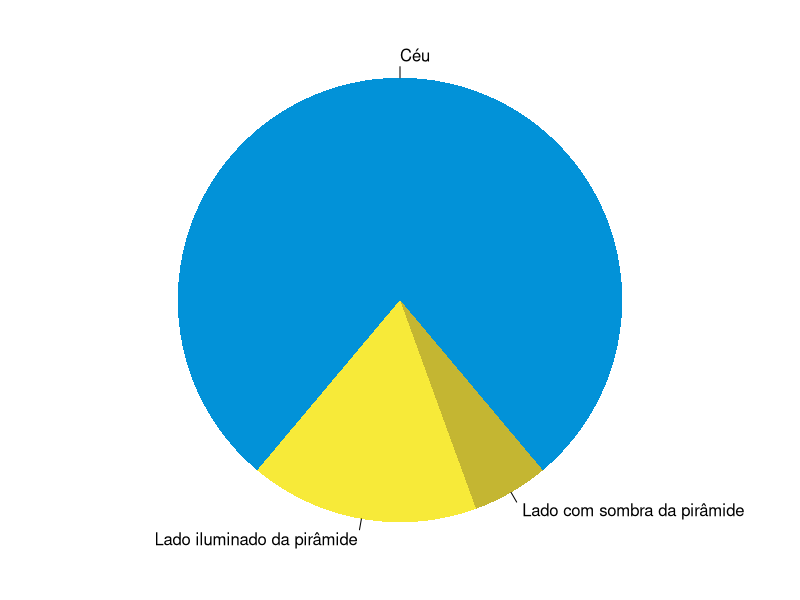

The R script that drew this image:
## ---- chunk 1
par(mar = c(0, 1, 0, 1))
pie(
  c(280, 60, 20),
  c('Céu', 'Lado iluminado da pirâmide', 'Lado com sombra da pirâmide'),
  col = c('#0292D8', '#F7EA39', '#C4B632'),
  init.angle = -50, border = NA
)

